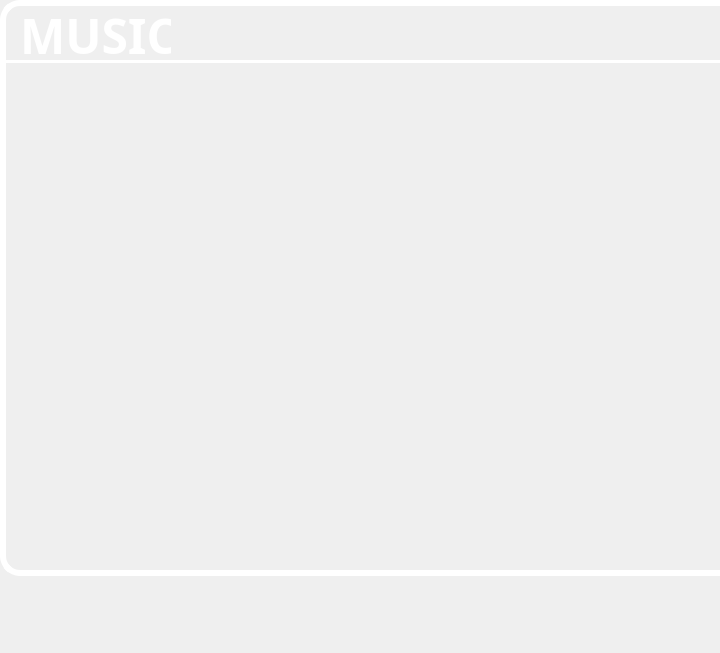
<?xml version="1.0" encoding="UTF-8"?>
<ui version="4.0">
 <class>myDialog</class>
 <widget class="QDialog" name="myDialog">
  <property name="geometry">
   <rect>
    <x>0</x>
    <y>0</y>
    <width>720</width>
    <height>653</height>
   </rect>
  </property>
  <property name="windowTitle">
   <string>Dialog</string>
  </property>
  <property name="styleSheet">
   <string notr="true"/>
  </property>
  <widget class="QWidget" name="widget" native="true">
   <property name="geometry">
    <rect>
     <x>0</x>
     <y>60</y>
     <width>1024</width>
     <height>516</height>
    </rect>
   </property>
   <property name="sizePolicy">
    <sizepolicy hsizetype="Expanding" vsizetype="Expanding">
     <horstretch>0</horstretch>
     <verstretch>0</verstretch>
    </sizepolicy>
   </property>
   <property name="styleSheet">
    <string notr="true">border-bottom-left-radius: 20px;
border-bottom-right-radius: 20px;
border: 6px solid white;
border-top: 3px solid white;
background-color: transparent;
</string>
   </property>
  </widget>
  <widget class="QWidget" name="titlebar" native="true">
   <property name="geometry">
    <rect>
     <x>0</x>
     <y>0</y>
     <width>1024</width>
     <height>60</height>
    </rect>
   </property>
   <property name="styleSheet">
    <string notr="true">border: 6px solid white;
border-bottom:none;
border-top-left-radius: 20px;
border-top-right-radius: 20px;
 background-color: transparent;</string>
   </property>
   <widget class="QLabel" name="label">
    <property name="geometry">
     <rect>
      <x>10</x>
      <y>-10</y>
      <width>171</width>
      <height>91</height>
     </rect>
    </property>
    <property name="font">
     <font>
      <family>幼圆</family>
      <pointsize>36</pointsize>
      <bold>true</bold>
     </font>
    </property>
    <property name="styleSheet">
     <string notr="true">QLabel {
    background: transparent;
    border: none;
    min-width: 40px;
    min-height: 40px;
    font-weight: bold;
    color: white;
    padding: 10px;
}

QLabel:hover {
  color: rgb(90, 194, 198);
}
</string>
    </property>
    <property name="text">
     <string>MUSIC</string>
    </property>
    <property name="alignment">
     <set>Qt::AlignJustify|Qt::AlignVCenter</set>
    </property>
   </widget>
  </widget>
 </widget>
 <resources/>
 <connections/>
</ui>
